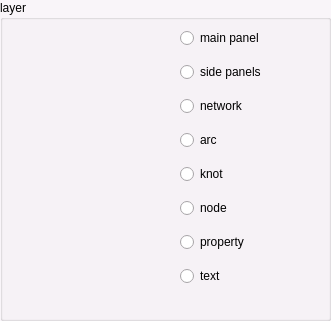
    <widget class="QGroupBox" name="groupLayer">
     <property name="geometry">
      <rect>
       <x>500</x>
       <y>140</y>
       <width>331</width>
       <height>321</height>
      </rect>
     </property>
     <property name="palette">
      <palette>
       <active>
        <colorrole role="Base">
         <brush brushstyle="SolidPattern">
          <color alpha="255">
           <red>255</red>
           <green>255</green>
           <blue>255</blue>
          </color>
         </brush>
        </colorrole>
        <colorrole role="Window">
         <brush brushstyle="SolidPattern">
          <color alpha="255">
           <red>249</red>
           <green>245</green>
           <blue>249</blue>
          </color>
         </brush>
        </colorrole>
       </active>
       <inactive>
        <colorrole role="Base">
         <brush brushstyle="SolidPattern">
          <color alpha="255">
           <red>255</red>
           <green>255</green>
           <blue>255</blue>
          </color>
         </brush>
        </colorrole>
        <colorrole role="Window">
         <brush brushstyle="SolidPattern">
          <color alpha="255">
           <red>249</red>
           <green>245</green>
           <blue>249</blue>
          </color>
         </brush>
        </colorrole>
       </inactive>
       <disabled>
        <colorrole role="Base">
         <brush brushstyle="SolidPattern">
          <color alpha="255">
           <red>249</red>
           <green>245</green>
           <blue>249</blue>
          </color>
         </brush>
        </colorrole>
        <colorrole role="Window">
         <brush brushstyle="SolidPattern">
          <color alpha="255">
           <red>249</red>
           <green>245</green>
           <blue>249</blue>
          </color>
         </brush>
        </colorrole>
       </disabled>
      </palette>
     </property>
     <property name="autoFillBackground">
      <bool>true</bool>
     </property>
     <property name="title">
      <string>layer</string>
     </property>
     <widget class="QWidget" name="layoutWidget">
      <property name="geometry">
       <rect>
        <x>180</x>
        <y>20</y>
        <width>131</width>
        <height>276</height>
       </rect>
      </property>
      <layout class="QVBoxLayout" name="verticalLayout">
       <item>
        <widget class="QRadioButton" name="radioMainPanel">
         <property name="text">
          <string>main panel</string>
         </property>
        </widget>
       </item>
       <item>
        <widget class="QRadioButton" name="radioSidePanel">
         <property name="text">
          <string>side panels</string>
         </property>
        </widget>
       </item>
       <item>
        <widget class="QRadioButton" name="radioNetwork">
         <property name="text">
          <string>network</string>
         </property>
        </widget>
       </item>
       <item>
        <widget class="QRadioButton" name="radioArc">
         <property name="text">
          <string>arc</string>
         </property>
        </widget>
       </item>
       <item>
        <widget class="QRadioButton" name="radioKnot">
         <property name="text">
          <string>knot</string>
         </property>
        </widget>
       </item>
       <item>
        <widget class="QRadioButton" name="radioNode">
         <property name="text">
          <string>node</string>
         </property>
        </widget>
       </item>
       <item>
        <widget class="QRadioButton" name="radioProperty">
         <property name="text">
          <string>property</string>
         </property>
        </widget>
       </item>
       <item>
        <widget class="QRadioButton" name="radioText">
         <property name="text">
          <string>text</string>
         </property>
        </widget>
       </item>
      </layout>
     </widget>
    </widget>
